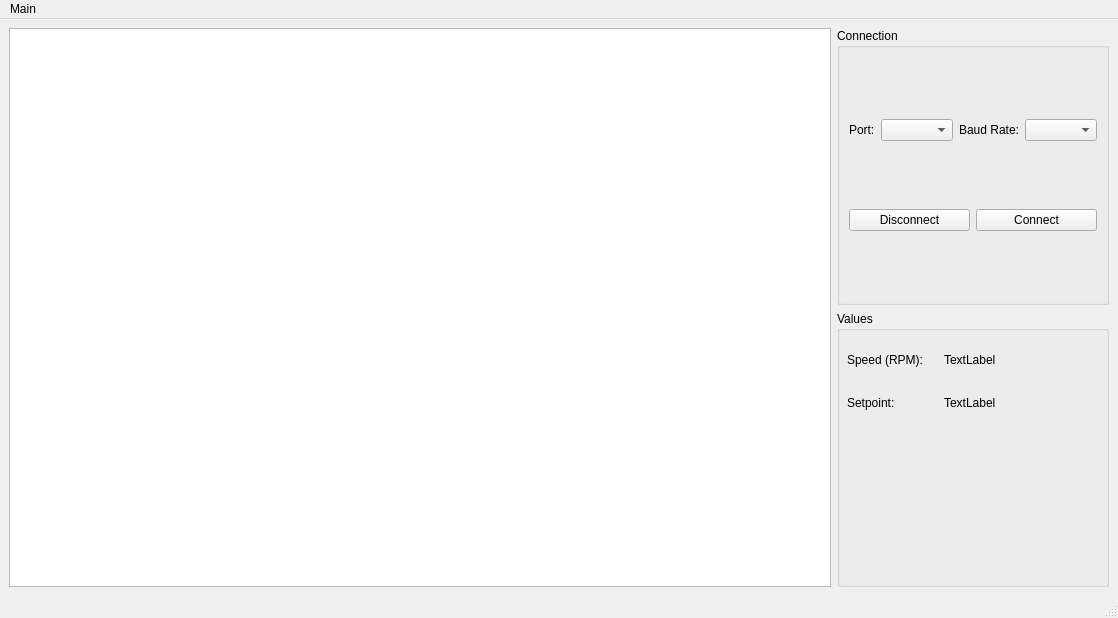
<?xml version="1.0" encoding="UTF-8"?>
<ui version="4.0">
 <class>MainWindow</class>
 <widget class="QMainWindow" name="MainWindow">
  <property name="geometry">
   <rect>
    <x>0</x>
    <y>0</y>
    <width>1118</width>
    <height>618</height>
   </rect>
  </property>
  <property name="windowTitle">
   <string>Fan Controller - Manual Interface</string>
  </property>
  <widget class="QWidget" name="centralwidget">
   <layout class="QHBoxLayout" name="horizontalLayout_4">
    <item>
     <widget class="PlotWidget" name="graphicsView">
      <property name="minimumSize">
       <size>
        <width>640</width>
        <height>480</height>
       </size>
      </property>
     </widget>
    </item>
    <item>
     <layout class="QVBoxLayout" name="verticalLayout_3">
      <item>
       <widget class="QGroupBox" name="groupBox_2">
        <property name="maximumSize">
         <size>
          <width>300</width>
          <height>16777215</height>
         </size>
        </property>
        <property name="title">
         <string>Connection</string>
        </property>
        <layout class="QVBoxLayout" name="verticalLayout">
         <item>
          <layout class="QHBoxLayout" name="horizontalLayout_3">
           <item>
            <widget class="QLabel" name="label_5">
             <property name="text">
              <string>Port:</string>
             </property>
             <property name="buddy">
              <cstring>portComboBox</cstring>
             </property>
            </widget>
           </item>
           <item>
            <widget class="QComboBox" name="portComboBox"/>
           </item>
           <item>
            <widget class="QLabel" name="label_6">
             <property name="text">
              <string>Baud Rate:</string>
             </property>
             <property name="buddy">
              <cstring>baudComboBox</cstring>
             </property>
            </widget>
           </item>
           <item>
            <widget class="QComboBox" name="baudComboBox"/>
           </item>
          </layout>
         </item>
         <item>
          <layout class="QHBoxLayout" name="horizontalLayout_2">
           <item>
            <widget class="QPushButton" name="disconnectButton">
             <property name="text">
              <string>Disconnect</string>
             </property>
            </widget>
           </item>
           <item>
            <widget class="QPushButton" name="connectButton">
             <property name="text">
              <string>Connect</string>
             </property>
            </widget>
           </item>
          </layout>
         </item>
        </layout>
        <zorder></zorder>
        <zorder></zorder>
       </widget>
      </item>
      <item>
       <widget class="QGroupBox" name="groupBox">
        <property name="autoFillBackground">
         <bool>false</bool>
        </property>
        <property name="title">
         <string>Values</string>
        </property>
        <widget class="QWidget" name="verticalLayoutWidget">
         <property name="geometry">
          <rect>
           <x>10</x>
           <y>30</y>
           <width>188</width>
           <height>80</height>
          </rect>
         </property>
         <layout class="QVBoxLayout" name="verticalLayout_2" stretch="0,0">
          <item>
           <layout class="QHBoxLayout" name="horizontalLayout">
            <item>
             <widget class="QLabel" name="label_3">
              <property name="text">
               <string>Speed (RPM):</string>
              </property>
             </widget>
            </item>
            <item>
             <widget class="QLabel" name="rpmLabel">
              <property name="text">
               <string>TextLabel</string>
              </property>
             </widget>
            </item>
           </layout>
          </item>
          <item>
           <layout class="QHBoxLayout" name="horizontalLayout_5">
            <item>
             <widget class="QLabel" name="label_2">
              <property name="text">
               <string>Setpoint:</string>
              </property>
             </widget>
            </item>
            <item>
             <widget class="QLabel" name="spLabel">
              <property name="text">
               <string>TextLabel</string>
              </property>
             </widget>
            </item>
           </layout>
          </item>
         </layout>
        </widget>
       </widget>
      </item>
     </layout>
    </item>
   </layout>
  </widget>
  <widget class="QMenuBar" name="menubar">
   <property name="geometry">
    <rect>
     <x>0</x>
     <y>0</y>
     <width>1118</width>
     <height>25</height>
    </rect>
   </property>
   <widget class="QMenu" name="menuMain">
    <property name="title">
     <string>Main</string>
    </property>
    <addaction name="actionQuit"/>
   </widget>
   <addaction name="menuMain"/>
  </widget>
  <widget class="QStatusBar" name="statusbar"/>
  <action name="actionQuit">
   <property name="text">
    <string>Quit</string>
   </property>
  </action>
 </widget>
 <customwidgets>
  <customwidget>
   <class>PlotWidget</class>
   <extends>QGraphicsView</extends>
   <header>pyqtgraph</header>
  </customwidget>
 </customwidgets>
 <resources/>
 <connections/>
</ui>
